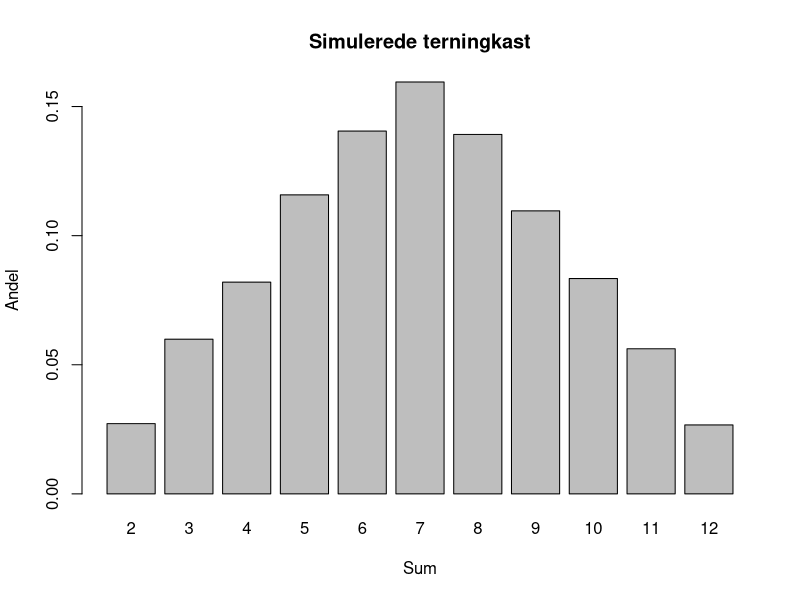

Generate this figure with R:
# Simulér terningkast
# Brug: Kopiér blokken ind i din kode og ret alle INDSÆT HER-felter.
# Pakker: Ingen (base R)
# Kør kun den skabelon/blok, du skal bruge.

set.seed(123) # INDSÆT HER: seed giver samme resultat ved gentagelse
antal_forsoeg <- 10000 # INDSÆT HER
antal_terninger <- 2 # INDSÆT HER
kast <- replicate(antal_forsoeg, sum(sample(1:6, antal_terninger, replace = TRUE)))
fordeling <- prop.table(table(kast))
print(fordeling)
barplot(fordeling, xlab = "Sum", ylab = "Andel", main = "Simulerede terningkast")
